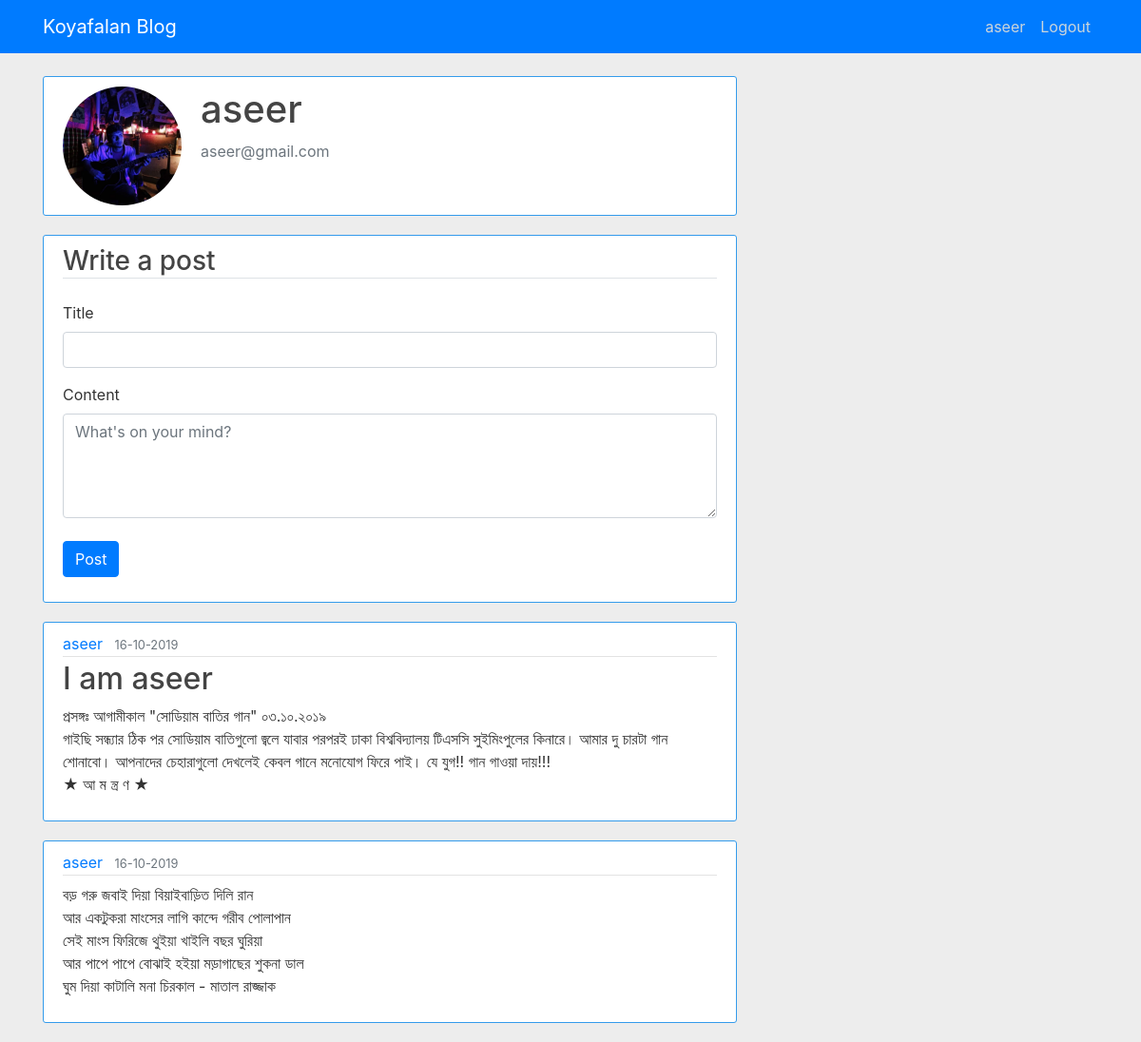
Page /account (signed in) on the committed database.
### flaskblog/models.py (models this page shows, shortened)
class User(db.Model,UserMixin,):
    id = db.Column(db.Integer, primary_key=True)
    username = db.Column(db.String(50), unique=True, nullable=False)
    email = db.Column(db.String(120), unique=True, nullable=False)
    image_file = db.Column(db.String(20), nullable=False, default='default.jpg')
    password = db.Column(db.String(60), nullable=False)
    posts=db.relationship('Post', backref='author', lazy=True)

class Post(db.Model):
    id = db.Column(db.Integer, primary_key=True)
    title = db.Column(db.String(100), unique=True, nullable=False)
    content = db.Column(db.Text, nullable=False)
    date_posted = db.Column(db.DateTime, nullable=False, default=datetime.utcnow)
    user_id = db.Column(db.Integer, db.ForeignKey('user.id'), nullable=False)

### flaskblog/routes.py (the view)
@app.route('/account',methods=['GET','POST'])
@login_required
def account():
    form = PostForm()
    if form.validate_on_submit():
        post = Post(title = form.title.data, content = form.content.data,user_id=current_user.id)
        db.session.add(post)
        db.session.commit()
        return redirect(url_for('home'))
    image_file = url_for('static', filename='profile_pic/' + current_user.image_file)
    posts = Post.query.filter_by(user_id=current_user.id)
    return render_template('account.html',title=current_user.username, image_file=image_file, form=form,posts=posts)

### flaskblog/forms.py
class PostForm(FlaskForm):
    title = StringField('Title',validators =[Length(max=100)])
    content = TextAreaField('Content', validators=[DataRequired()])
    submit = SubmitField('Post')

### flaskblog/models.py (called while the page is built)
@login_manager.user_loader
def load_user(user_id):
    return User.query.get(int(user_id))

### flaskblog/templates/account.html (shortened to what this page needs)
{% extends 'layout.html' %}
{% block content %}
<div class='content-section'>
	<div class='media'>
		<img class='account-img rounded-circle'  src="{{ image_file }}" alt="{{ current_user.username }}" >
		<div class='media-body'>
			<h1 class='account-heading'>{{ current_user.username }}</h1>
			<p class="text-secondary">{{ current_user.email }}</p>
		</div>
	</div>
</div>
<div class='content-section'>
	<form method="POST" action="">
    <h3 class="border-bottom mb-4">Write a post</h3>
		<div class="form-group">
		                    {{ form.title.label(class="form-control-label") }}
		                    {% if form.title.errors %}
		                        {{ form.title(class="form-control form-control-lg is-invalid") }}
		                        <div class="invalid-feedback">
		                            {% for error in form.title.errors %}
		                                <span>{{ error }}</span>
		                            {% endfor %}
		                        </div>
		                    {% else %}
		                        {{ form.title(class="form-control", placeholder="") }}
		                    {% endif %}
		</div>
		<div class="form-group">
		                    {{ form.content.label(class="form-control-label") }}
		                    {% if form.content.errors %}
		                        {{ form.content(class="form-control form-control-lg is-invalid") }}
		                        <div class="invalid-feedback">
		                            {% for error in form.content.errors %}
		                                <span>{{ error }}</span>
		                            {% endfor %}
		                        </div>
		                    {% else %}
		                        {{ form.content(class="form-control",  rows="4", placeholder="What's on your mind?") }}
		                    {% endif %}
		 </div>
		 <div class="form-group">
	    {{ form.submit(class="btn btn-primary mt-2") }}
	    </div>
	</form>
</div>
{% for post in posts%}
        <article class="media content-section">
          <div class="media-body">
            <div class="article-metadata">
              <a class="mr-2" href="#">{{ post.author.username }}</a>
              <small class="text-muted">{{ post.date_posted.strftime('%d-%m-%Y') }}</small>
            </div>
            <h2><a class="article-title" href="#">{{ post.title }}</a></h2>
            <p class="article-content">{{ post.content }}</p>
          </div>
        </article>
{% endfor %}
{% endblock %}

### flaskblog/templates/layout.html (shortened to what this page needs)
<!DOCTYPE html>
<html>
<head>
    <link rel="stylesheet" href="https://maxcdn.bootstrapcdn.com/bootstrap/4.0.0/css/bootstrap.min.css">
</head>
<body>
    <header class="site-header">
      <nav class="navbar navbar-expand-sm bg-primary navbar-dark fixed-top">
        <div class="container">
          <a class="navbar-brand mr-4" href="/">Koyafalan Blog</a>
          <div class="collapse navbar-collapse" id="navbarToggle">
            <div class="navbar-nav">
              {% if current_user.is_active %}
                <a class="nav-item nav-link" href="{{ url_for('account') }}">{{ current_user.username }}</a>
                <a class="nav-item nav-link" href="{{ url_for('logout') }}">Logout</a>
              {% else %}
                <a class="nav-item nav-link" href="{{ url_for('login') }}">Login</a>
                <a class="nav-item nav-link" href="{{ url_for('signupForm') }}">Signup</a>
              {% endif %}
            </div>
          </div>
        </div>
      </nav>
    </header>
    <main role="main" class="container">
      <div class="row">
        <div class="col-md-8">
          {% block content %}{% endblock %}
        </div>
      </div>
    </main>
</body>
</html>

### flaskblog/templates/layout.html (style rules this page uses)
body { background: #ededed; color: #333333; margin-top: 5rem; }
h1, h2, h3, h4, h5, h6 { color: #444444; }
.site-header .navbar-nav .nav-link { color: #cbd5db; }
.content-section { background: #ffffff; padding: 10px 20px; border: 1px solid #349beb; border-radius: 3px; margin-bottom: 20px; }
.article-title { color: #444444; }
.article-content { white-space: pre-line; }
.article-metadata { padding-bottom: 1px; margin-bottom: 4px; border-bottom: 1px solid #e3e3e3 }
.account-img { height: 125px; width: 125px; margin-right: 20px; margin-bottom: 0px; }
.account-heading { font-size: 2.5rem; }

### rows in the picture
User: username "aseer", email "aseer@gmail.com"
Post: author.username "aseer", date_posted "16-10-2019", title "I am aseer", content "প্রসঙ্গঃ আগামীকাল \"সোডিয়াম বাতির গান\" ০৩.১০.২০১৯ গাইছি সন্ধ্যার ঠিক পর সোডিয়াম বাতিগুলো জ্বলে যাবার পরপরই ঢাকা বিশ্ববিদ্যালয় টিএসসি সুইমিংপুলের কিনারে। আমার দু চারটা গান শোনাবো। আপনাদের চেহারাগুলো দেখলেই কেবল গানে মনোযোগ ফিরে পাই। যে যুগ!! গান গাওয়া দায়!!! ★ আ ম ন্ত্র ণ ★"
Post: author.username "aseer", date_posted "16-10-2019", content "বড় গরু জবাই দিয়া বিয়াইবাড়িত দিলি রান আর একটুকরা মাংসের লাগি কান্দে গরীব পোলাপান সেই মাংস ফিরিজে থুইয়া খাইলি বছর ঘুরিয়া আর পাপে পাপে বোঝাই হইয়া মড়াগাছের শুকনা ডাল ঘুম দিয়া কাটালি মনা চিরকাল - মাতাল রাজ্জাক"
